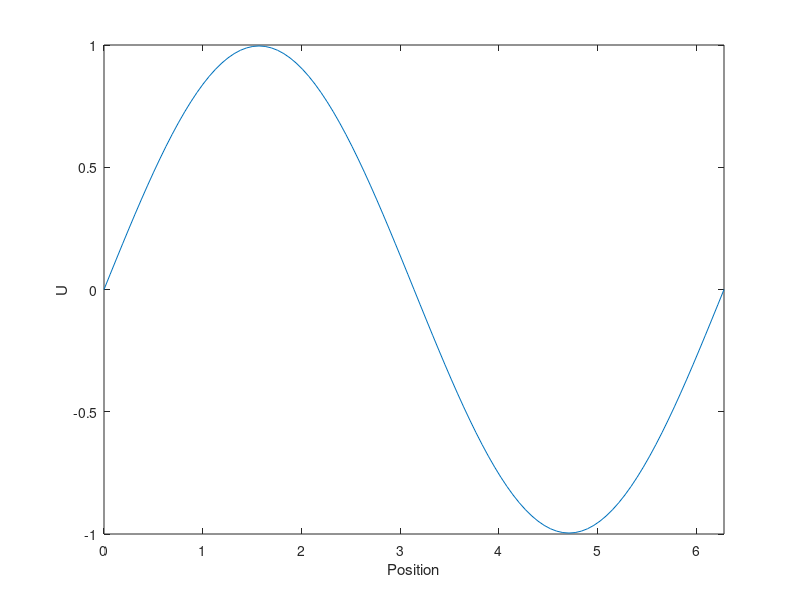
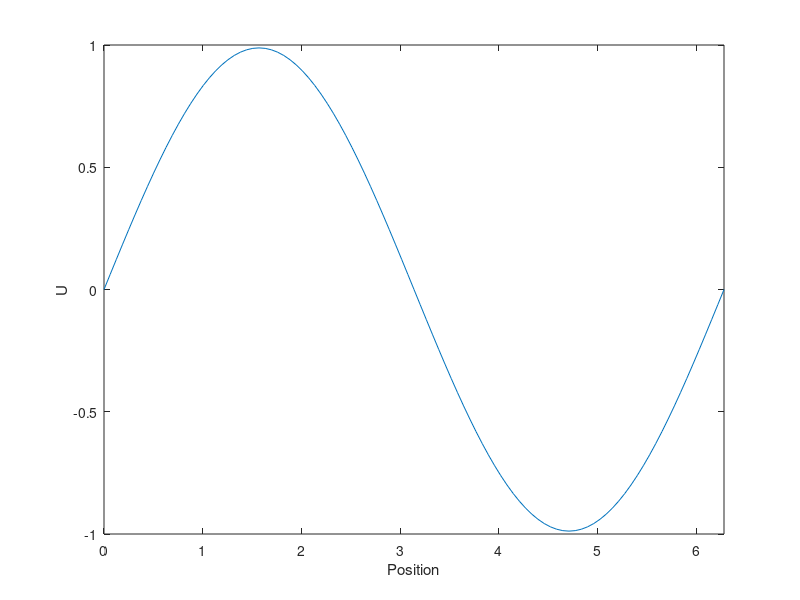
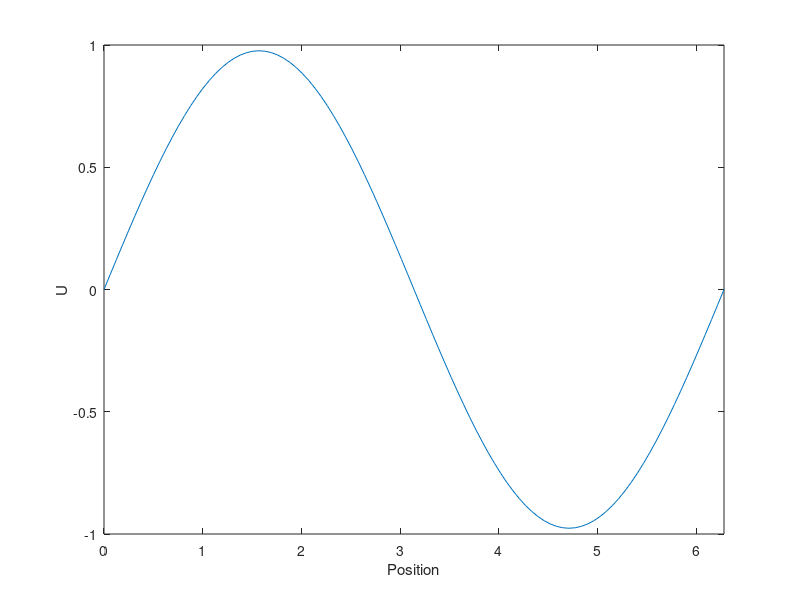
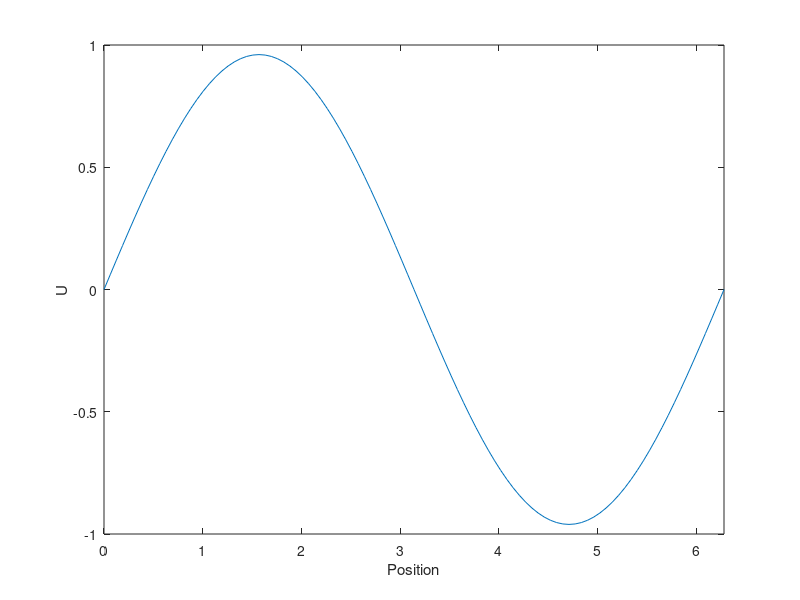

Here is the MATLAB script that generated these plots, in order:
% Define the parameters
L = 2*pi;          % Length
T = 3;             % Total time
N = 100;           % Number of spatial grid points
a = 1;             % Wave speed

% Spatial discretization
dx = L/N;

% Stability condition
dt = abs(dx/a);

% Number of iterations
M = int32(T/dt);

% Spatial grid
x = linspace(0,L,N+1);

% Initialize the matrix
u = zeros(N+1,1);

% Set the initial condition
u(:,1) = sin(x);
%%

u_old = u;
u_older = u;

% Apply the finite difference method
figure
for i = 1:500
    for  j=2:N
        u(j) = 2*(1 - a^2)*u_old(j)  + a^2*(u_old(j+1) + u_old(j-1)) - u_older(j);
    end

    u_older = u_old;
    u_old = u;

    plot(x,u)
    xlabel("Position")
    ylabel("U")
    ylim([-1 1])
    xlim([0 2*pi])
    set(gcf,'Position',[400 400 800 380])

    exportgraphics(gcf,'two-way-wave.gif','Append',true)
end